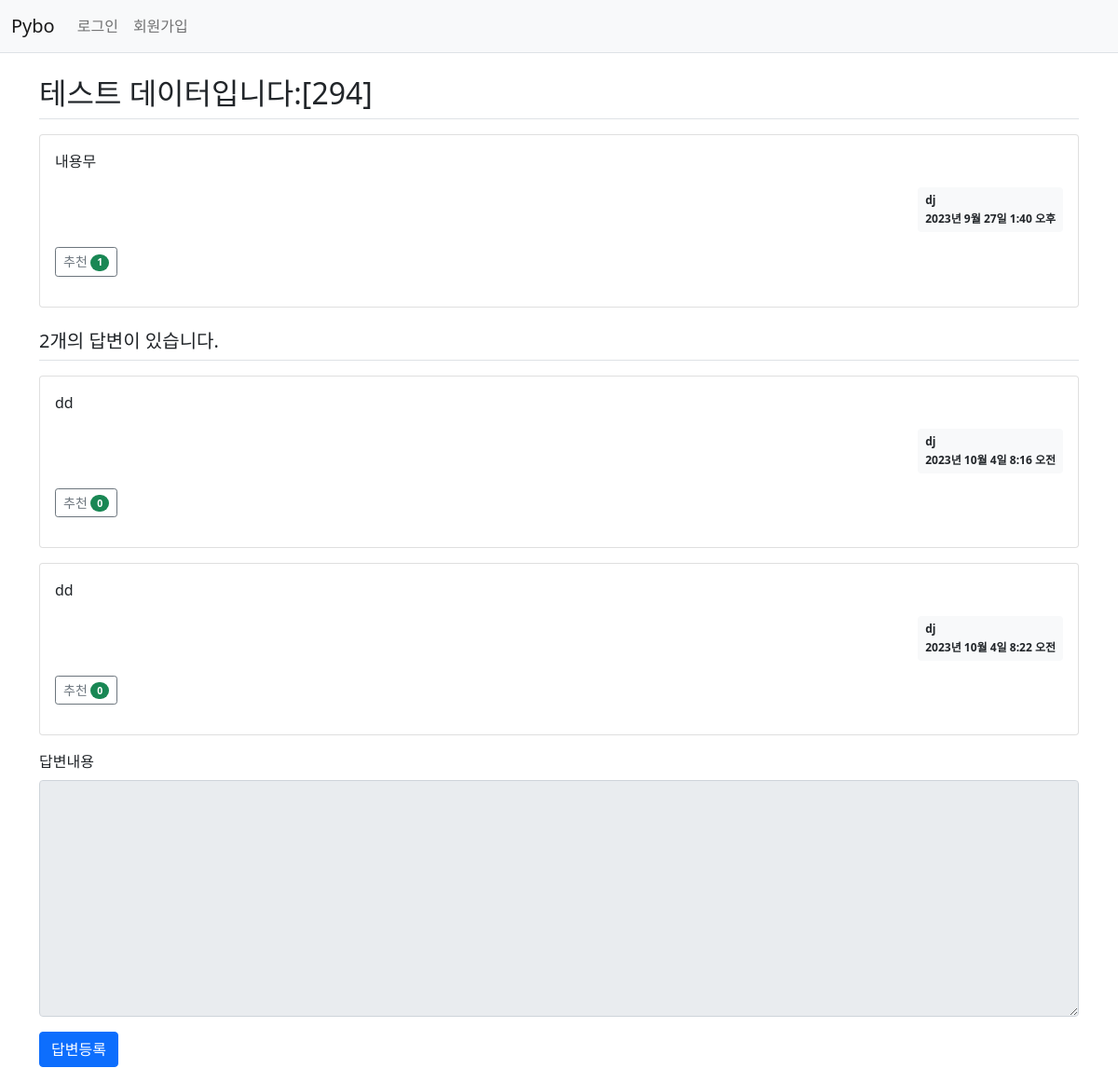
/pybo/299/, run on the app's committed database.
### pybo/models.py (models this page shows, shortened)
class Question(models.Model):
    author = models.ForeignKey(User, on_delete=models.CASCADE, related_name='author_question')
    subject = models.CharField(max_length=200)
    content = models.TextField()
    create_date = models.DateTimeField()
    modify_date = models.DateTimeField(null = True, blank = True)  # blank = True: form.is_valid()를 통한 입력 데이터 검증 시 값이 없는 것을 허용
    voter = models.ManyToManyField(User, related_name='voter_question')  # 추천인

class Answer(models.Model):
    author = models.ForeignKey(User, on_delete=models.CASCADE, related_name='author_answer')
    question = models.ForeignKey(Question, on_delete=models.CASCADE)
    content = models.TextField()
    create_date = models.DateTimeField()
    modify_date = models.DateTimeField(null=True, blank=True)
    voter = models.ManyToManyField(User, related_name='voter_answer')

### pybo/views/base_views.py (the view)
# urls.py: path('<int:question_id>/', base_views.detail, name='detail'),  # pybo/${question_id}
def detail(request, question_id):
    question = get_object_or_404(Question, pk=question_id)  # 없는 question_id일 경우, 404 error
    context = {'question' : question}
    return render(request, 'pybo/question_detail.html', context)  # id에 해당되는 question 객체와 detail html을 랜더링

### pybo/templatetags/pybo_filter.py (called while the page is built)
@register.filter
def mark(value):
    extensions = ["nl2br", "fenced_code"]
    return mark_safe(markdown.markdown(value, extensions=extensions))

### templates/pybo/question_detail.html (shortened to what this page needs)
{%  extends 'base.html' %}
{% load pybo_filter %}
{% block content %}
<div class="container my-3">
    <h2 class="border-bottom py-2">{{ question.subject }}</h2>
    <div class="card my-3">
        <div class="card-body">
            <div class="card-text">{{ question.content|mark }}</div>
            <div class="d-flex justify-content-end">
                <div class="badge bg-light text-dark p-2 text-start">
                    <div class="mb-2">{{ question.author.username }}</div>
                    <div>{{ question.create_date }}</div>
                </div>
            </div>
            <div class="my-3">
                <a href="javascript:void(0)" data-uri="{% url 'pybo:question_vote' question.id %}"
                   class="recommend btn btn-sm btn-outline-secondary">추천
                    <span class="badge rounded-pill bg-success">{{ question.voter.count }}</span>
                </a>
            </div>
        </div>
    </div>
    <h5 class="border-bottom my-3 py-2">{{ question.answer_set.count }}개의 답변이 있습니다.</h5>
    {% for answer in question.answer_set.all %}
    <div class="card my-3">
        <div class="card-body">
            <div class="card-text">{{ answer.content|mark }}</div>
            <div class="d-flex justify-content-end">
                <div class="badge bg-light text-dark p-2 text-start">
                    <div class="mb-2">{{ answer.author.username }}</div>
                    <div>{{ answer.create_date }}</div>
                </div>
            </div>
            <div class="my-3">
                <a href="javascript:void(0)" data-uri="{% url 'pybo:answer_vote' answer.id %}"
                   class="recommend btn btn-sm btn-outline-secondary">추천
                    <span class="badge rounded-pill bg-success">{{ answer.voter.count }}</span>
                </a>
            </div>
        </div>
    </div>
    {% endfor %}
    <form action="{% url 'pybo:answer_create' question.id %}" method="post" class="my-3">
        <div class="mb-3">
            <label for="content" class="form-label">답변내용</label>
            <textarea {% if not user.is_authenticated %}disabled{% endif %}
                      name="content" id="content" class="form-control" rows="10"></textarea>
        </div>
        <input type="submit" value="답변등록" class="btn btn-primary">
    </form>
</div>
{% endblock %}

### data on the page
Question: subject "테스트 데이터입니다:[294]", content|mark "내용무", author.username "dj", create_date "2023년 9월 27일 1:40 오후", voter.count "1", answer_set.count "2"
Answer: content|mark "dd", author.username "dj", create_date "2023년 10월 4일 8:16 오전", voter.count "0"
Answer: content|mark "dd", author.username "dj", create_date "2023년 10월 4일 8:22 오전", voter.count "0"
